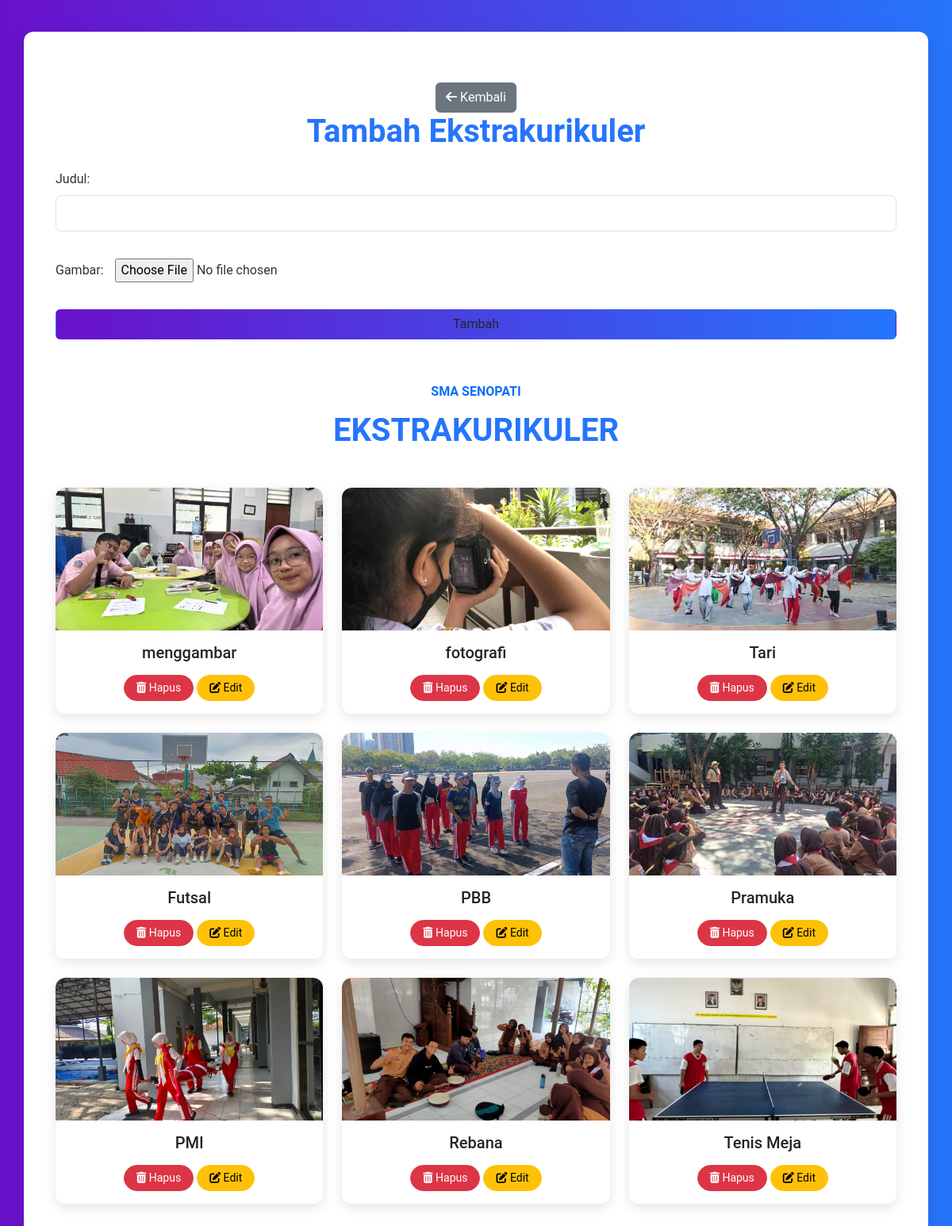
The page /konten_ekstra.php on the database its author committed.
### tables this page shows
CREATE TABLE `ekstrakurikuler` (
  `id` int(11) NOT NULL,
  `judul` varchar(255) NOT NULL,
  `gambar` varchar(255) NOT NULL
);

### konten_ekstra.php (the view, shortened to what this page needs)
<?php include 'koneksi.php';
$data = null;
?>
<!DOCTYPE html>
<html lang="en">
<head>
    <link href="https://stackpath.bootstrapcdn.com/bootstrap/5.3.0/css/bootstrap.min.css" rel="stylesheet">
    <link rel="stylesheet" href="https://cdnjs.cloudflare.com/ajax/libs/font-awesome/6.0.0-beta3/css/all.min.css">
</head>
<body>
    <div class="container">
        <div class="text-center mt-4">
            <a href="admin_akademik.php" class="btn btn-secondary"><i class="fas fa-arrow-left"></i> Kembali</a>
        </div>
        <h1 class="text-center mb-4">Tambah Ekstrakurikuler</h1>
        <form action="<?php echo $_SERVER['PHP_SELF']; ?>" method="POST" enctype="multipart/form-data" class="mb-5">
            <div class="form-group mb-4">
                <label for="judul" class="form-label">Judul:</label>
                <input type="text" id="judul" name="judul" class="form-control" value="<?php echo isset($data) ? $data['judul'] : ''; ?>" required>
            </div>
            <div class="form-group mb-4">
                <label for="gambar" class="form-label">Gambar:</label>
                <input type="file" id="gambar" name="gambar" class="form-control-file">
            </div>
            <?php if (isset($data)): ?>
                <input type="hidden" name="edit_id" value="<?php echo $data['id']; ?>">
                <button type="submit" class="btn w-100">Update</button>
            <?php else: ?>
                <button type="submit" class="btn w-100">Tambah</button>
            <?php endif; ?>
        </form>
        <div class="text-center section-title mb-5">
            <h6 class="bg-white text-primary px-3 py-2 d-inline-block rounded-pill">SMA SENOPATI</h6>
            <h1 class="mb-5">EKSTRAKURIKULER</h1>
        </div>
        <div class="row g-4">
            <?php include 'koneksi.php';
            $sql = "SELECT * FROM ekstrakurikuler";
            $result = $conn->query($sql);
            if ($result->num_rows > 0) {
                while($row = $result->fetch_assoc()) {
                    echo '<div class="col-lg-4 col-md-6">';
                    echo '<div class="card">';
                    echo '<img class="card-img-top" src="img/Kegiatan Ekstra/' . $row["gambar"] . '" alt="">';
                    echo '<div class="card-body text-center">';
                    echo '<h5 class="card-title mb-3">' . $row["judul"] . '</h5>';
                    echo '<a href="?delete_id=' . $row["id"] . '" class="btn btn-danger btn-sm" onclick="return confirm(\'Apakah Anda yakin ingin menghapus?\')"><i class="fas fa-trash-alt"></i> Hapus</a> ';
                    echo '<a href="?edit_id=' . $row["id"] . '" class="btn btn-warning btn-sm"><i class="fas fa-edit"></i> Edit</a>';
                    echo '</div>';
                    echo '</div>';
                    echo '</div>';
                }
            } else {
                echo '<div class="col-12 text-center">Tidak ada ekstrakurikuler yang tersedia.</div>';
            }
            ?>
        </div>
    </div>
</body>
</html>

### konten_ekstra.php (style rules this page uses)
body { background: linear-gradient(to right, #6a11cb, #2575fc); color: #ffffff; font-family: 'Roboto', sans-serif; }
.container { background: #ffffff; color: #333; border-radius: 12px; box-shadow: 0 10px 30px rgba(0, 0, 0, 0.1); padding: 40px; margin-top: 40px; }
.form-control, .form-control-file { border-radius: 8px; padding: 10px; }
button { border: none; border-radius: 50px; background: linear-gradient(to right, #6a11cb, #2575fc); color: #fff; padding: 10px 20px; font-size: 16px; font-weight: bold; transition: all 0.3s ease; }
.card { border: none; overflow: hidden; border-radius: 12px; box-shadow: 0 5px 15px rgba(0, 0, 0, 0.1); transition: transform 0.3s, box-shadow 0.3s; }
.card img { border-radius: 12px 12px 0 0; height: 180px; object-fit: cover; }
h1, h6 { font-weight: bold; }
h1 { color: #2575fc; }
h6 { color: #6a11cb; }
.btn-sm { padding: 5px 15px; border-radius: 50px; font-size: 14px; }

### rows shown on the page
ekstrakurikuler: gambar (picture), judul "menggambar"
ekstrakurikuler: gambar (picture), judul "fotografi"
ekstrakurikuler: gambar (picture), judul "Tari"
ekstrakurikuler: gambar (picture), judul "Futsal"
ekstrakurikuler: gambar (picture), judul "PBB"
ekstrakurikuler: gambar (picture), judul "Pramuka"
ekstrakurikuler: gambar (picture), judul "PMI"
ekstrakurikuler: gambar (picture), judul "Rebana"
ekstrakurikuler: gambar (picture), judul "Tenis Meja"
